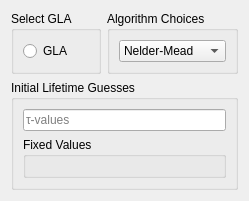
          <widget class="QWidget" name="GLA_TA">
           <attribute name="title">
            <string>GLA</string>
           </attribute>
           <layout class="QGridLayout" name="gridLayout_8">
            <item row="0" column="0">
             <widget class="QGroupBox" name="GLA_Select_TA">
              <property name="title">
               <string>Select GLA</string>
              </property>
              <layout class="QGridLayout" name="gridLayout_17">
               <item row="0" column="0">
                <widget class="QRadioButton" name="GLA_radio_TA">
                 <property name="toolTip">
                  <string>&lt;html&gt;&lt;head/&gt;&lt;body&gt;&lt;p&gt;If selected the data will be analysed using Global Lifetime Analysis. This automatically unselects all other analysis options.&lt;/p&gt;&lt;/body&gt;&lt;/html&gt;</string>
                 </property>
                 <property name="text">
                  <string>GLA</string>
                 </property>
                 <property name="checked">
                  <bool>false</bool>
                 </property>
                 <property name="autoExclusive">
                  <bool>false</bool>
                 </property>
                </widget>
               </item>
              </layout>
             </widget>
            </item>
            <item row="0" column="1">
             <widget class="QGroupBox" name="GLA_Algorithm_TA">
              <property name="title">
               <string>Algorithm Choices</string>
              </property>
              <layout class="QGridLayout" name="gridLayout_13">
               <item row="0" column="0">
                <widget class="QComboBox" name="GLA_algorithm_optimize_TA">
                 <property name="toolTip">
                  <string>&lt;html&gt;&lt;head/&gt;&lt;body&gt;&lt;p&gt;Select the algorithm used by the optimize function to minimize the Chi-Square function. The default algorithm is &amp;quot;Nelder-Mead&amp;quot;.&lt;/p&gt;&lt;p&gt;For more information read the documentation for &amp;quot;scipy.optimize.minimize&amp;quot;.&lt;/p&gt;&lt;/body&gt;&lt;/html&gt;</string>
                 </property>
                 <item>
                  <property name="text">
                   <string>Nelder-Mead</string>
                  </property>
                 </item>
                 <item>
                  <property name="text">
                   <string>least_squares</string>
                  </property>
                 </item>
                 <item>
                  <property name="text">
                   <string>Powell</string>
                  </property>
                 </item>
                 <item>
                  <property name="text">
                   <string>CG</string>
                  </property>
                 </item>
                 <item>
                  <property name="text">
                   <string>BFGS</string>
                  </property>
                 </item>
                 <item>
                  <property name="text">
                   <string>L-BFGS-B</string>
                  </property>
                 </item>
                 <item>
                  <property name="text">
                   <string>TNC</string>
                  </property>
                 </item>
                 <item>
                  <property name="text">
                   <string>COBYLA</string>
                  </property>
                 </item>
                 <item>
                  <property name="text">
                   <string>SLSQP</string>
                  </property>
                 </item>
                 <item>
                  <property name="text">
                   <string>trust-constr</string>
                  </property>
                 </item>
                 <item>
                  <property name="text">
                   <string>basinhopping</string>
                  </property>
                 </item>
                 <item>
                  <property name="text">
                   <string>ampgo</string>
                  </property>
                 </item>
                </widget>
               </item>
              </layout>
             </widget>
            </item>
            <item row="1" column="0" colspan="2">
             <widget class="QGroupBox" name="GLA_Tau_Input_TA">
              <property name="title">
               <string>Initial Lifetime Guesses</string>
              </property>
              <layout class="QGridLayout" name="gridLayout_12">
               <item row="0" column="0">
                <widget class="QLineEdit" name="GLA_input_tau_TA">
                 <property name="toolTip">
                  <string>&lt;html&gt;&lt;head/&gt;&lt;body&gt;&lt;p&gt;Input the guessed lifetimes for the global lifetime analysis.&lt;/p&gt;&lt;p&gt;After the input press ENTER to select fixed values.&lt;/p&gt;&lt;p&gt;&lt;span style=&quot; font-weight:600; text-decoration: underline;&quot;&gt;Example:&lt;/span&gt;&lt;/p&gt;&lt;p&gt;Three species with different lifetimes.&lt;/p&gt;&lt;p&gt;τ&lt;span style=&quot; vertical-align:sub;&quot;&gt;1&lt;/span&gt; = 1.2 ps; τ&lt;span style=&quot; vertical-align:sub;&quot;&gt;2&lt;/span&gt; = 106 ps; τ&lt;span style=&quot; vertical-align:sub;&quot;&gt;3&lt;/span&gt; = 900 ns&lt;/p&gt;&lt;p&gt;&lt;span style=&quot; font-weight:600; text-decoration: underline;&quot;&gt;Input:&lt;/span&gt;&lt;/p&gt;&lt;p&gt;1.2, 106, 900000&lt;/p&gt;&lt;/body&gt;&lt;/html&gt;</string>
                 </property>
                 <property name="placeholderText">
                  <string>τ-values</string>
                 </property>
                </widget>
               </item>
               <item row="1" column="0">
                <widget class="QGroupBox" name="GLA_fix_box_TA">
                 <property name="toolTip">
                  <string>&lt;!DOCTYPE HTML PUBLIC &quot;-//W3C//DTD HTML 4.0//EN&quot; &quot;http://www.w3.org/TR/REC-html40/strict.dtd&quot;&gt;
&lt;html&gt;&lt;head&gt;&lt;meta name=&quot;qrichtext&quot; content=&quot;1&quot; /&gt;&lt;style type=&quot;text/css&quot;&gt;
p, li { white-space: pre-wrap; }
&lt;/style&gt;&lt;/head&gt;&lt;body style=&quot; font-family:'Sans Serif'; font-size:9pt; font-weight:400; font-style:normal;&quot;&gt;
&lt;p style=&quot; margin-top:12px; margin-bottom:12px; margin-left:0px; margin-right:0px; -qt-block-indent:0; text-indent:0px;&quot;&gt;After confirming your lifetime input with ENTER, here you can select which of the input lifetimes should be optimize and which ones should remain fixed, if there are any.&lt;/p&gt;
&lt;p style=&quot; margin-top:12px; margin-bottom:12px; margin-left:0px; margin-right:0px; -qt-block-indent:0; text-indent:0px;&quot;&gt;&lt;span style=&quot; font-weight:600; text-decoration: underline;&quot;&gt;Example:&lt;/span&gt;&lt;/p&gt;
&lt;p style=&quot; margin-top:12px; margin-bottom:12px; margin-left:0px; margin-right:0px; -qt-block-indent:0; text-indent:0px;&quot;&gt;Three species with different lifetimes.&lt;/p&gt;
&lt;p style=&quot; margin-top:12px; margin-bottom:12px; margin-left:0px; margin-right:0px; -qt-block-indent:0; text-indent:0px;&quot;&gt;τ&lt;span style=&quot; vertical-align:sub;&quot;&gt;1&lt;/span&gt; = 1.2 ps; τ&lt;span style=&quot; vertical-align:sub;&quot;&gt;2&lt;/span&gt; = 106 ps; τ&lt;span style=&quot; vertical-align:sub;&quot;&gt;3&lt;/span&gt; = 900 ns&lt;/p&gt;
&lt;p style=&quot; margin-top:12px; margin-bottom:12px; margin-left:0px; margin-right:0px; -qt-block-indent:0; text-indent:0px;&quot;&gt;Only τ&lt;span style=&quot; vertical-align:sub;&quot;&gt;1 &lt;/span&gt;and τ&lt;span style=&quot; vertical-align:sub;&quot;&gt;2 &lt;/span&gt;are in the timescale of the measurment and therefore contribute to the fit in a meaningful way. τ&lt;span style=&quot; vertical-align:sub;&quot;&gt;3 &lt;/span&gt;will remain fixed.&lt;/p&gt;
&lt;p style=&quot; margin-top:12px; margin-bottom:12px; margin-left:0px; margin-right:0px; -qt-block-indent:0; text-indent:0px;&quot;&gt;&lt;span style=&quot; font-weight:600; text-decoration: underline;&quot;&gt;Input:&lt;/span&gt;&lt;/p&gt;
&lt;p style=&quot; margin-top:12px; margin-bottom:12px; margin-left:0px; margin-right:0px; -qt-block-indent:0; text-indent:0px;&quot;&gt; ◎ 	  ◎   	    ◉&lt;/p&gt;
&lt;p style=&quot; margin-top:12px; margin-bottom:12px; margin-left:0px; margin-right:0px; -qt-block-indent:0; text-indent:0px;&quot;&gt;1.2 	 106	900000&lt;/p&gt;&lt;/body&gt;&lt;/html&gt;</string>
                 </property>
                 <property name="title">
                  <string>Fixed Values</string>
                 </property>
                 <layout class="QHBoxLayout" name="GLA_fix_layout"/>
                </widget>
               </item>
              </layout>
             </widget>
            </item>
           </layout>
          </widget>
